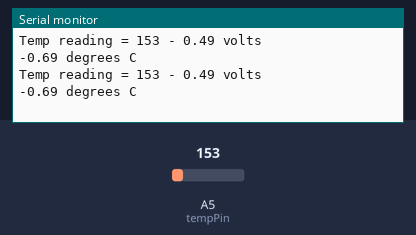
Simulated run of this sketch. Board: Arduino Uno, built with avr-gcc and run on an emulated ATmega328P. On the bench: the last lines printed to the serial monitor. Inputs (shaded band) come from the test bench; at power-on: A5 (tempPin) = 153.

Above: at 1.8 s.
1.9 s: A5 (tempPin) set to 165
At 2.8 s:
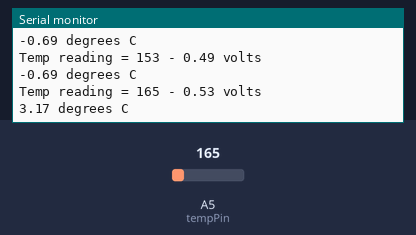
3.4 s: A5 (tempPin) set to 175
At 4.8 s:
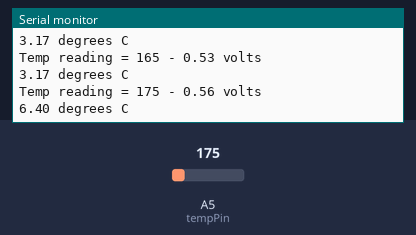
Timing chart, 0 to 6.4 s (numbered marks = the images above; inputs shaded):
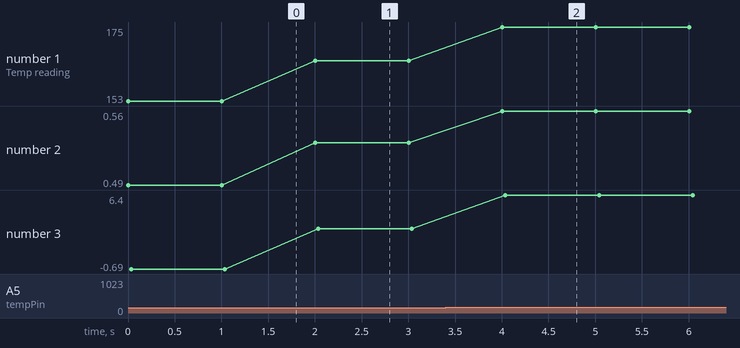

Measured:
- after the input at 1.9 s, the serial monitor: prints a new line after 0.10 s (image 1)
- after the input at 3.4 s, the serial monitor: prints a new line after 0.61 s (image 2)
- plotted number 1: 153 → 165 after the input at 1.9 s, 165 → 175 after the input at 3.4 s
- plotted number 2: 0.49 → 0.53 after the input at 1.9 s, 0.53 → 0.56 after the input at 3.4 s
- plotted number 3: -0.69 → 3.17 after the input at 1.9 s, 3.17 → 6.4 after the input at 3.4 s

The sketch:

temp_sence.ino
```cpp
/* Sensor test sketch
  for more information see http://www.ladyada.net/make/logshield/lighttemp.html
  */

#define aref_voltage 3.3         // we tie 3.3V to ARef and measure it with a multimeter!

//TMP36 Pin Variables
int tempPin = 5;        //the analog pin the TMP36's Vout (sense) pin is connected to
                        //the resolution is 10 mV / degree centigrade with a
                        //500 mV offset to allow for negative temperatures
int tempReading;        // the analog reading from the sensor

void setup(void) {
  // We'll send debugging information via the Serial monitor
  Serial.begin(9600);

  // If you want to set the aref to something other than 5v
  analogReference(EXTERNAL);
}
void loop(void) {

  tempReading = analogRead(tempPin);
  Serial.print("Temp reading = ");
  Serial.print(tempReading);     // the raw analog reading

  // converting that reading to voltage, which is based off the reference voltage
  float voltage = tempReading * aref_voltage;
  voltage /= 1024.0;

  // print out the voltage
  Serial.print(" - ");
  Serial.print(voltage); Serial.println(" volts");

  // now print out the temperature
  float temperatureC = (voltage - 0.5) * 100 ;  //converting from 10 mv per degree wit 500 mV offset
                                               //to degrees ((volatge - 500mV) times 100)
  Serial.print(temperatureC); Serial.println(" degrees C");
  delay(1000);
}
```
